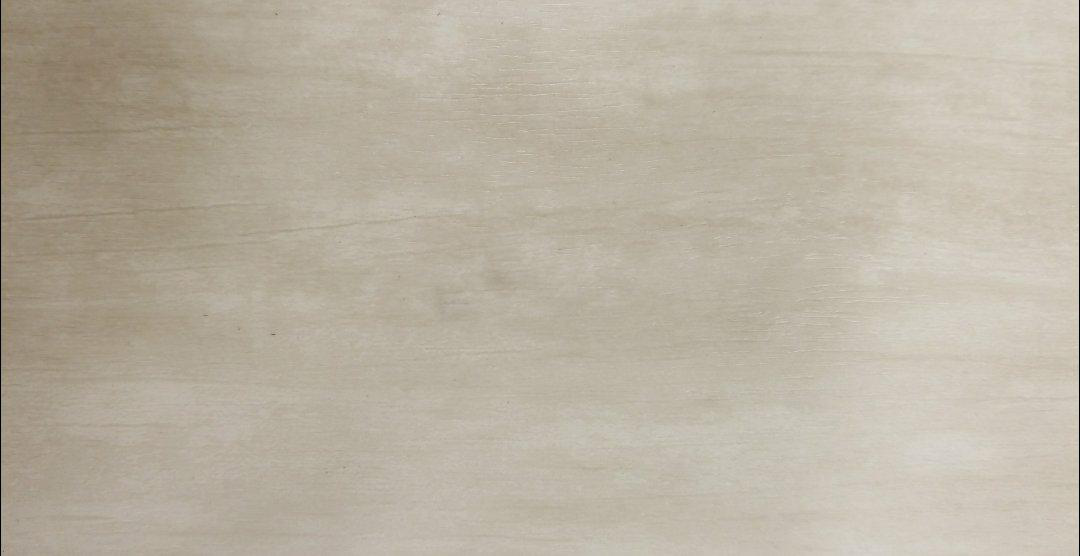
#> input picture test_images/testbefore.png, 1080 x 556 px, found by its file name
$ python narrowbox.py   (Python 2 division)
#> lines starting #> are read from the running program, lines starting #| are printed output that depends on the picture; after the words box and inside, x2 and y2 are one past the last pixel; in counts of white or black regions, pixels touching at a corner belong together
### process/bbox/boundingbox.py
# The BoundingBox class provides an easy framework for manipulating
# rectangular bounding boxes for image manipulation.
#
# Bounds will be written in the format [x0, y0, x1, y1] in order to
# match Pillow's standards within ImageDraw.

class BoundingBox(object):
    bounds = [0, 0, 0, 0]
    area   = 0

    def __init__(self, *bounds):
        self.set_bounds(bounds)

    # set_bounds
    # inputs:  bounds (either four ints or a tuple)
    # outputs: none
    def set_bounds(self, bounds):
        try:
            for i in bounds[0]:
                pass
            self.bounds = list(bounds[0])
        except TypeError:
            self.bounds = list(bounds)

        if self.bounds[0] > self.bounds[2]:
            temp = self.bounds[0]
            self.bounds[0] = self.bounds[2]
            self.bounds[2] = temp

        if self.bounds[1] > self.bounds[3]:
            temp = self.bounds[1]
            self.bounds[1] = self.bounds[3]
            self.bounds[3] = temp

        if len(self.bounds) != 4:
            raise IndexError('Bounding box requires 4 indices: [x0, y0, x1, y1]')

        self.area = abs(self.bounds[2] - self.bounds[0]) * abs(self.bounds[3] - self.bounds[1])

    # get_bounds
    # inputs:  none
    # outputs: bounds (tuple)
    def get_bounds(self):
        return tuple(self.bounds)

    # get_area
    # inputs:  none
    # outputs: the area enclosed within bounds
    def get_area(self):
        return self.area

    # expand
    # inputs:  the margin to be added
    #          the edges to which the margin will be added
    # outputs: whether the operation is successful
    # [31 lines left out: functions expand, translate, not called in this run]

    ### static methods ###

    # combine
    # inputs:  two BoundingBox objects
    # outputs: one BoundingBox object containing the union of both inputs
    @staticmethod
    def combine(a, b):
        if a == b:
            return a

        av = a.get_bounds()
        bv = b.get_bounds()

        return BoundingBox(
            min(av[0], bv[0]),
            min(av[1], bv[1]),
            max(av[2], bv[2]),
            max(av[3], bv[3])
        )

    ### comparison methods ###

    def __lt__(self, other):
        return self.get_area() < other.get_area()

    def __le__(self, other):
        return self.get_area() <= other.get_area() or (self == other)

    def __eq__(self, other):
        sv = self.get_bounds()
        ov = other.get_bounds()

        return self.get_area() == other.get_area() and (
            sv[0] == ov[0]
            and sv[1] == ov[1]
            and sv[2] == ov[2]
            and sv[3] == ov[3]
        )

    def __ne__(self, other):
        return not self == other

    def __gt__(self, other):
        return self.get_area() > other.get_area()

    def __ge__(self, other):
        return self.get_area() >= other.get_area() or (self == other)

    # [9 lines left out: function __hash__, not called in this run]

    def __repr__(self):
        sv = self.get_bounds()
        return 'BoundingBox(bounds=[%d, %d, %d, %d])' % (sv[0], sv[1], sv[2], sv[3])

    # [13 lines left out: function __contains__, not called in this run]

### process/narrowbox.py
from PIL import Image, ImageStat
from process.bbox import BoundingBox
import matplotlib.pyplot as pp
import numpy as np
from sys import exit, argv
from array import array
import math
from time import clock

#dumb array transformations just to get it to look like the original image
def list_to_arr(l):
    return np.flipud(np.array(l).transpose())

def arr_to_list(a):
    return np.flipud(a).transpose().tolist()

# [220 lines left out: function find_scuff, not called in this run]

if __name__ == '__main__':
    before = Image.open('test_images/testbefore.png')
#> before is the input picture: PIL image 1080x556 RGBA; mean R, G, B, A 186, 177.8, 162.5, 255
    after  = Image.open('test_images/testafter3.png')
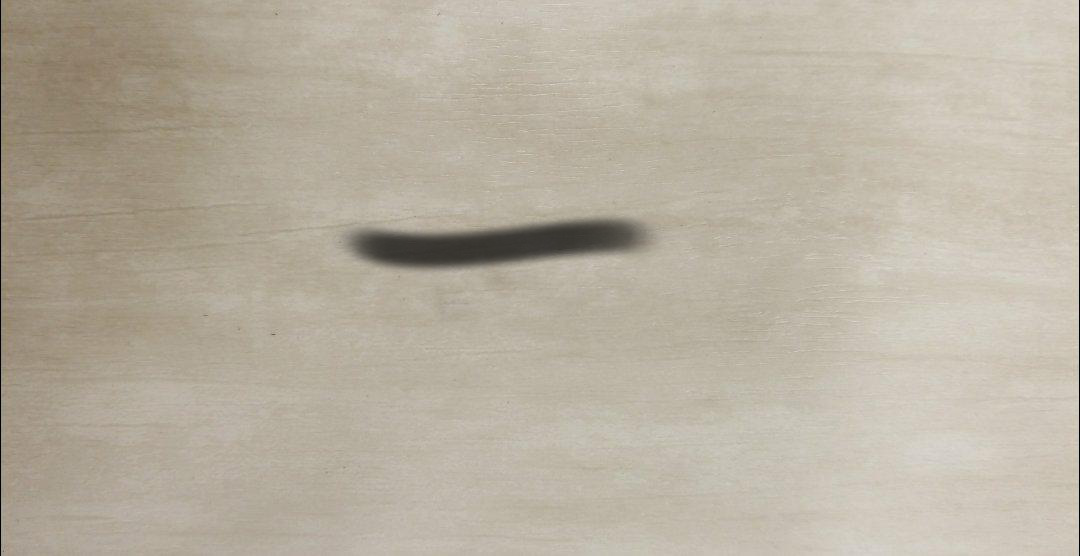
#> input picture test_images/testafter3.png, 1080 x 556 px, found by its file name
#> after is the input picture: PIL image 1080x556 RGB; mean R, G, B 184.1, 176, 160.9

    grain = int(math.sqrt(after.width**2 + after.height**2)) / 100
#> grain = 12
    comment = ' (default)'

    try:
        if argv[1]:
            grain = int(argv[1])
            comment = ''
    except IndexError:
        pass
    except ValueError:
        comment = ' (default - value error)'

    print 'grain = %d%s' % (grain, comment)
#| grain = 12 (default)

    data = find_scuff(before, after, grain)
#> in find_scuff, `baseline = ImageStat.Stat(before).rms`: baseline = [186.8, 178.8, 163.9, 255]
#> after the loop in find_scuff, `for i in range(len(grid)):`:
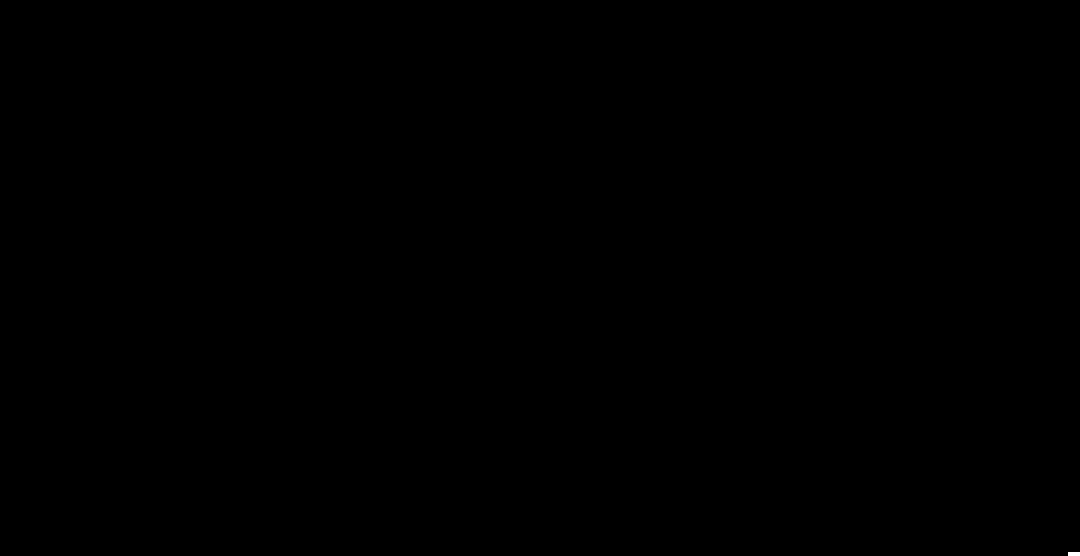
#> mask: PIL image 1080x556 L; 0.01% white; 1 white region, box (x1, y1, x2, y2) and area: (1068, 552, 1080, 556) 48
#> in list_to_arr (call 13), `return np.flipud(np.array(l).transpose())`:
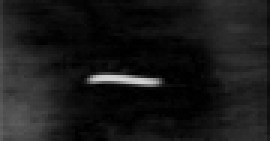
#> returned value: shape (47, 90) float64 (shown 3 times larger); min 0.416, max 214.6, mean 25.9
#> in list_to_arr (call 14), `return np.flipud(np.array(l).transpose())`:
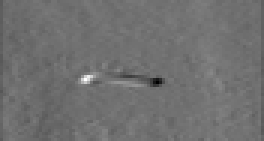
#> returned value: shape (47, 88) float64 (shown 3 times larger); min -4.45, max 5.56, mean -0.039; drawn with min black and max white
#> in list_to_arr (call 16), `return np.flipud(np.array(l).transpose())`:
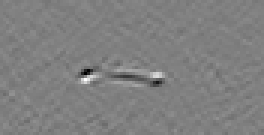
#> returned value: shape (45, 88) float64 (shown 3 times larger); min -0.225, max 0.223, mean 4.82e-05; drawn with min black and max white

    try:
        print '\nlist of keys:'
        for key in data:
            print key
#> this loop made 13 passes
#> key on passes 1 to 12: 'grain', 'boundingbox', 'data', 'extrema', 'y', 'x', 'real_width', 'real_height', 'grain_width', 'grain_height', 'scuff_width', 'scuff_height'
#| grain
#| boundingbox
#| data
#| extrema
#| y
#| x
#| real_width
#| real_height
#> (further printed lines are left out)
    except TypeError:
        print '(none)'
        exit(0)

    cropped = after.crop(data['boundingbox'].get_bounds())
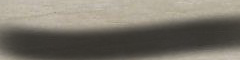
#> cropped: PIL image 240x60 RGB; mean R, G, B 121.2, 116.2, 105.7
    cropped.show()

    print 'actual grain = %d' % data['grain']
#| actual grain = 12

    i = 0
    # for arr in data['data']:

    arr = 'rd'

    pp.figure(i)
    pp.title(arr)
    # try:
    pp.pcolormesh(data['x'], data['y'], data['data'][arr])
    pp.xlabel('x (inches)')
    pp.ylabel('y (inches)')
        # except TypeError:
        #     pass
        #     i += 1

    print '\nimage size: %0.2f\" x %0.2f\"\n' % (
            data['real_width'],
            data['real_height'],
        )
#| image size: 15.00" x 7.72"

    print 'scuff width: %0.2f inches\nscuff height: %0.2f inches\nscuff area: %0.2f square inches\n' % (
            data['scuff_width'],
            data['scuff_height'],
            data['scuff_area']
        )
#| scuff width: 3.33 inches
#| scuff height: 0.83 inches
#| scuff area: 2.78 square inches

    pp.show()
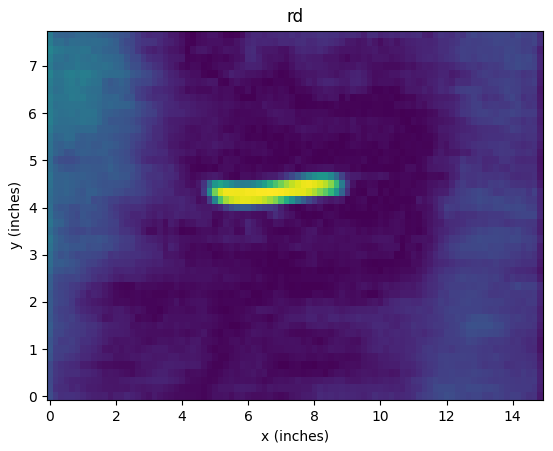
#> figure drawn by matplotlib, 1 panel

    # print '\nmax rd = %0.3f\nmin rd = %0.3f\nmax d(rd)/dx = %0.3f\nmin d(rd)/dx = %0.3f\nmax d(rd)/dy = %0.3f\nmin d(rd)/dy = %0.3f' % (
